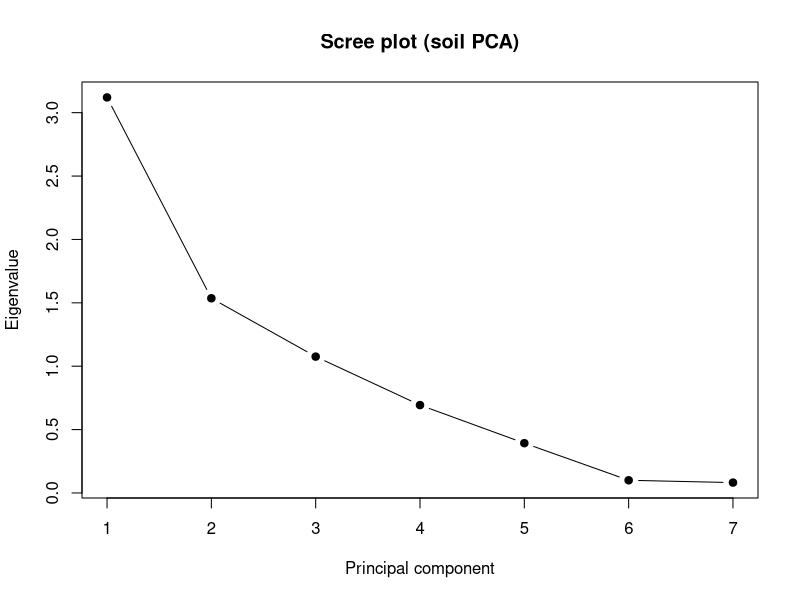
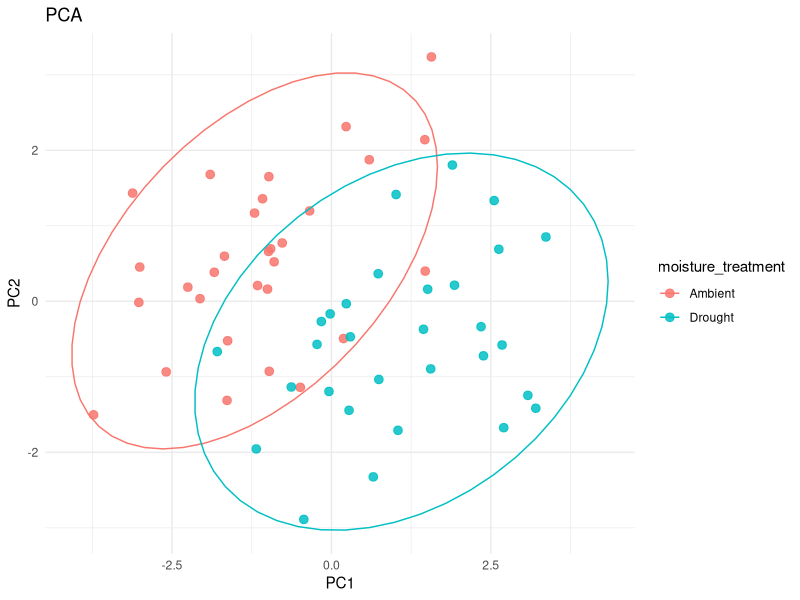
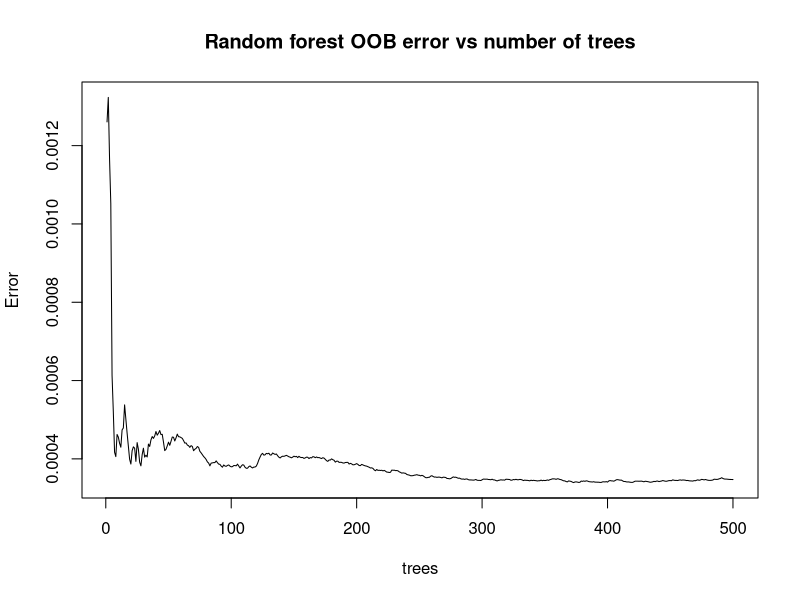
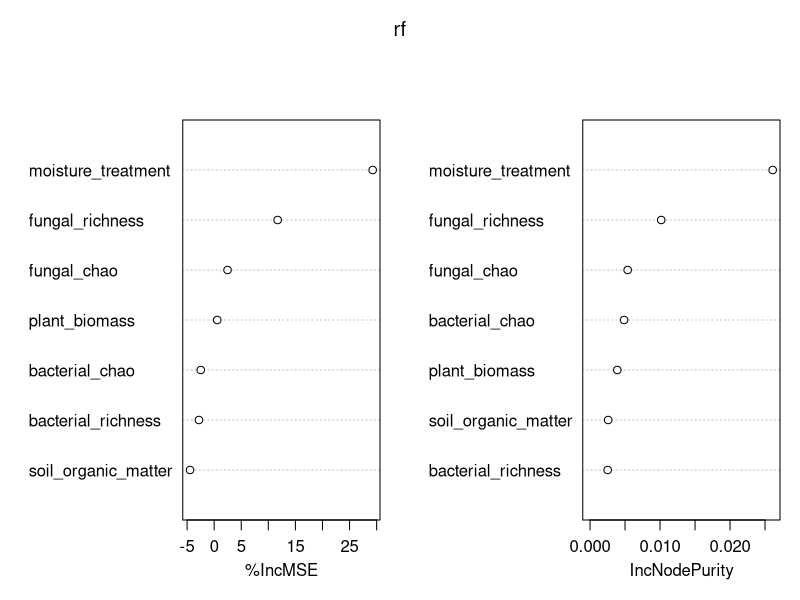

Reproduce these figures in R, in order.
# Script for Homework #14
# 04/22/2026
# Hannah Grace McNulty

#######################################################
library(tidyverse)
library(readxl)
library(ggplot2)
library(psych)  



soil <- read_excel("data/soil_df.xlsx", range = "A34:P95")

colnames(soil) <- soil[1, ]

soil <- soil[-1, ]

## PCA

# The dataset describes plant biomass characteristics based on soil moisture conditions.


# Create a figure showing PC1 and PC2 with 95% CI ellipses
## Do you see good separation of your groups on either axis? 

# 

soil_small <- soil[c(4:10)]

soil_small <- soil_small %>% mutate(across(c(soil_moisture, soil_organic_matter, fungal_richness, plant_biomass, bacterial_chao, fungal_chao, bacterial_richness), as.numeric))

soil_treatment <- soil$moisture_treatment

round(cor(soil_small), 2)

bart <- cortest.bartlett(cor(soil_small), n = nrow(soil_small))
bart

# The bartlett test shows a p-value of 5.545715e-41, confirming there is a difference between groups.

pca <- prcomp(soil_small, center = TRUE, scale. = TRUE)
summary(pca)

eig <- pca$sdev^2
pve <- eig / sum(eig)

pca_var_table <- data.frame(
  PC = paste0("PC", 1:length(eig)),
  Eigenvalue = round(eig, 3),
  PVE = round(pve, 3),
  CumPVE = round(cumsum(pve), 3)
)
pca_var_table


plot(eig, type = "b", pch = 19,
     xlab = "Principal component",
     ylab = "Eigenvalue",
     main = "Scree plot (soil PCA)")

broken_stick <- function(p) sapply(1:p, function(k) sum(1/(k:p)) / p)
bs <- broken_stick(ncol(soil_small))



retain <- data.frame(
  PC = paste0("PC", 1:length(pve)),
  ObservedPVE = round(pve, 3),
  BrokenStick = round(bs, 3),
  Keep = pve > bs
)
retain

# Based on the scree plot and broken stick test, only PC1 is needed. The ObservedPVE is 0.446, and the BrokenStick is 0.370, resulting in a keep of TRUE. 

head(pca$x)
pca$rotation

# The variables contributing most to PC1 are fungal_chao, fungal_richness, bacterial_chao and bacterial_richness. The variables which contribute most to PC2 are soil_moisture, plant_biomass and bacterial_richness. 

scores <- as.data.frame(pca$x)
scores$moisture_treatment <- soil_treatment


plt <- ggplot(scores, aes(PC1, PC2, color = moisture_treatment)) +
  geom_point(size = 2.6, alpha = 0.85) +
  theme_minimal() +
  labs(title = "PCA")

plt + stat_ellipse()

# In this PCA, there is minor separation on both the PC1 and PC2 axes. PC1 and PC2 show separations of Ambient and Drought moisture treatments grouping in the bottom right and top left of the graph, respectively. 



# Random Forest

library(randomForest)

soil_rf <- soil[c(2,4:10)]

soil_rf <- soil_rf %>% mutate(across(c(soil_moisture, soil_organic_matter, fungal_richness, plant_biomass, bacterial_chao, fungal_chao, bacterial_richness), as.numeric))

set.seed(42)

treatment_train <- sample(seq_len(nrow(soil_rf)), size = 0.7 * nrow(soil_rf))

train <- soil_rf[treatment_train, ]
test  <- soil_rf[-treatment_train, ]

str(soil_rf$soil_moisture)
soil_rf$soil_moisture <- factor(soil_rf$soil_moisture)

rf <- randomForest(
  soil_moisture ~ ., data = train,
  ntree = 500,
  mtry = 2,
  importance = TRUE
)
rf

# My OOB estimate of error rate is 0%. In this random forest model, there are 0 errors when predicting ambient or drought classes 500 times. 

# Based on my confusion matrix, my model is excillent at classifying drough or ambient measurements. The OOB is 0%, and the class.error was 0. 

pred <- predict(rf, newdata = test)
conf <- table(Observed = test$soil_moisture, Predicted = pred)
conf

acc <- mean(pred == test$soil_moisture)
acc

plot(rf, main = "Random forest OOB error vs number of trees")


importance(rf)

varImpPlot(rf)

# Based on Mean Decrease Accuracy, soil moisture and fungal richness were the most important variables for classification. The same variables were also the most important for Mean Decreased Gini. 


# The variables contributing most to PC1 are fungal_chao, fungal_richness, bacterial_chao and bacterial_richness. The variables which contribute most to PC2 are soil_moisture, plant_biomass and bacterial_richness. 


# Summary
# My models have similar variable importance, but they are not identical. The random forest model determined the most important variables for classification were, by a large margin, soil moisture and fungal richness. The PCA showed many variables were important in a smaller quantity including, fungal_chao, fungal_richness, bacterial_chao bacterial_richness, soil_moisture, plant_biomass, and bacterial_richness. The Soil moisture and fungal richness variables are found to be important in both models at varying amounts. 

# The random forest model provided a more specific set of important variables. The PCA gave several variables for PC1 and PC2, leaving the results and figure highly open to analysis and interpretation.
